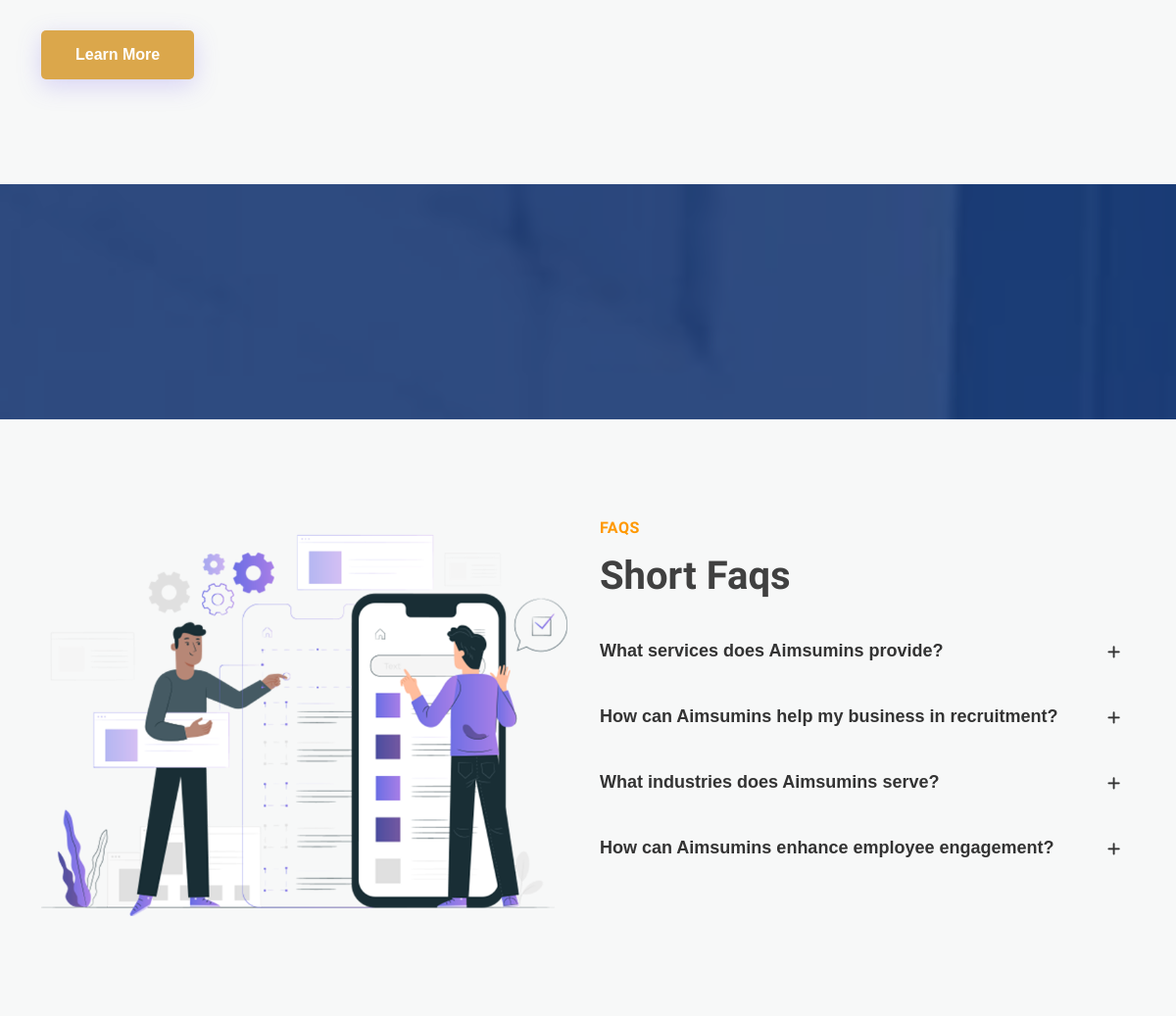
The app's page / (middle part), older data.
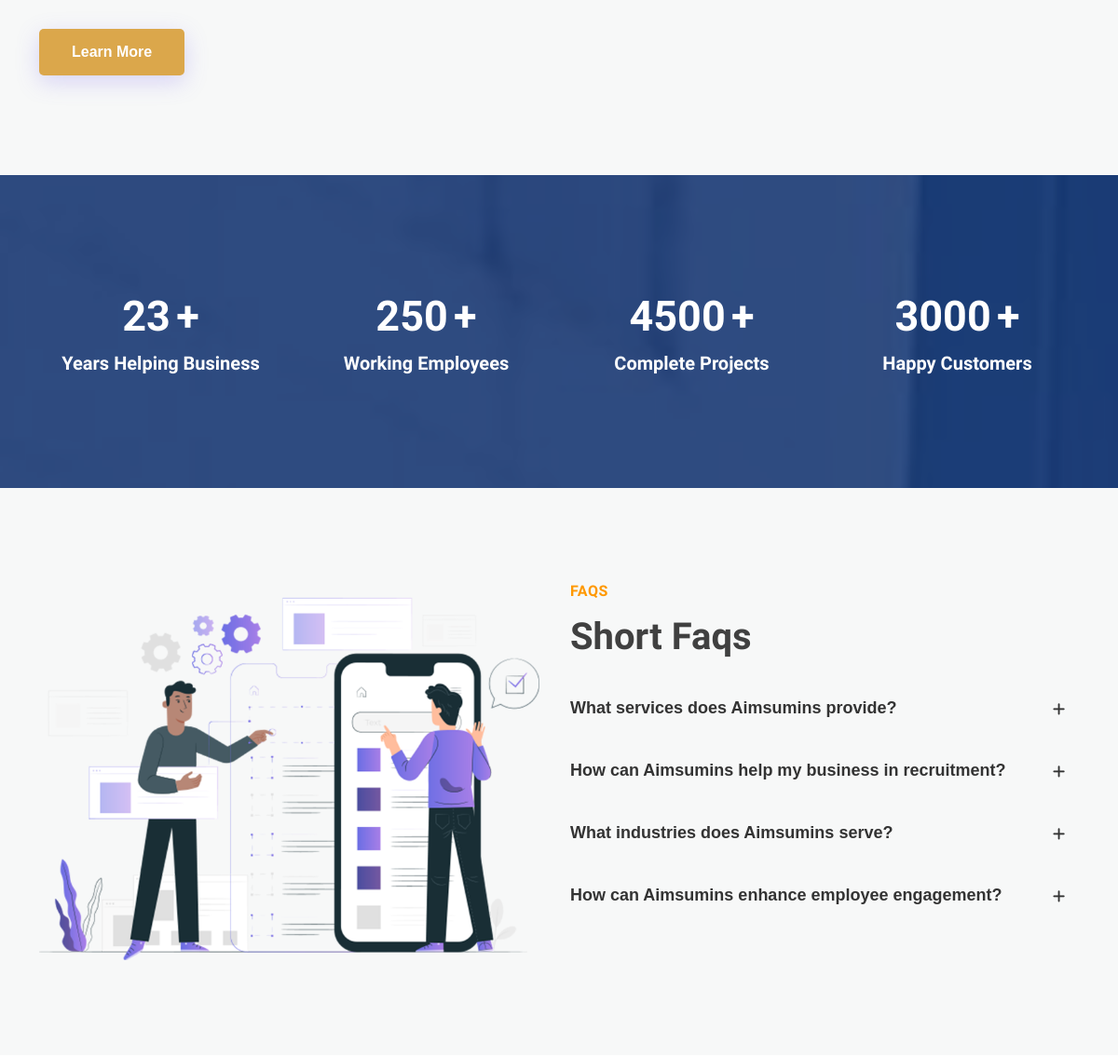
The same page, newer data.
### web/models.py (models this page shows, shortened)
class Faq(models.Model):
    question=models.CharField(max_length=200)
    answer=models.TextField()

class Counter(models.Model):
    number=models.CharField(max_length=200)
    title=models.CharField(max_length=200)
    plus_icon=models.BooleanField(default=True)

### web/views.py (the view)
# urls.py: path("", views.IndexView.as_view(), name="index"),
class IndexView(TemplateView):
    template_name = "web/index.html"
    def get_context_data(self, **kwargs) :
        context = super().get_context_data(**kwargs)
        context["is_index"] = True
        context["services"] = Service.objects.all()
        context["blogs"] = Blog.objects.all()
        context["client_logos"] = Client_logo.objects.all()
        context["faqs"] = Faq.objects.all()
        context["testmonials"] = Testmonial.objects.all()
        context["counters"] = Counter.objects.all()[:4]
        context["teams"] = Team.objects.all()
        return context

### web/context_processors.py (called while the page is built)
def main_context(request):
    service=Service.objects.all().order_by('-id')[:4]
    return {
        "footer_services": service,
    }

### web/models.py (called while the page is built)
    def get_absolute_url(self):
        return reverse_lazy('web:service-detail', kwargs={'slug': self.slug})

    def get_absolute_url(self):
        return reverse_lazy('web:blog-detail', kwargs={'slug': self.slug})

### templates/web/index.html (shortened to what this page needs)
{% extends "web/base.html" %}
{% load static %}
{% block content %}
<section class="about-area bg-grey section-padding p-sm-30 index-about-padd">
	<div class="container">
		<div class="row d-flex align-items-center">
			<div class="col-lg-6 col-md-12">
				<div class="about-content">
					<div class="about-btn-box">
						<a class="default-btn" href="{% url "web:about" %}">Learn More </a>
					</div>
				</div>
			</div>
		</div>
	</div>
</section>
<section class="counter-area section-padding p-sm-30 ">
	<div class="container">
		<div class="row">
			{% for i in counters %}
			<div class="col-lg-3 col-md-6 col-6 counter-item">
				<div class="single-counter">
					<div class="counter-contents">
						<h2>
							<span class="counter-number">{{i.number}}</span>
							{% if i.plus_icon %}
							<span>+</span>
							{% endif %}
						</h2>
						<h3 class="counter-heading">{{i.title}}</h3>
					</div>
				</div>
			</div>
			{% endfor %}
		</div>
	</div>
</section>
<section class="faq-section home-faq bg-grey section-padding p-sm-30">
	<div class="container">
		<div class="row">
			<div class="col-lg-6 col-md-12">
				<div class="faq-img">
					<img src="{% static 'web/img/faq.png' %}" alt="images">
				</div>
			</div>
			<div class="col-lg-6 col-md-12">
				<div class="section-title">
					<h6 class="sub-title">Faqs</h6>
					<h2>Short Faqs</h2>
				</div>
				<div class="faq-accordion first-faq-box">
					<ul class="accordion">
						{% for faq in faqs %}
						<li class="accordion-item">
							<a class="accordion-title" href="javascript:void(0)"> <i class="fa fa-plus"></i>{{ faq.question }}</a>
						</li>
						{% endfor %}
					</ul>
				</div>
			</div>
		</div>
	</div>
</section>
{% endblock %}

Row changes from the older to the newer data that the page shows:
added Counter: number "23", title "Years Helping Business"
added Counter: number "250", title "Working Employees"
added Counter: number "4500", title "Complete Projects"
added Counter: number "3000", title "Happy Customers"
